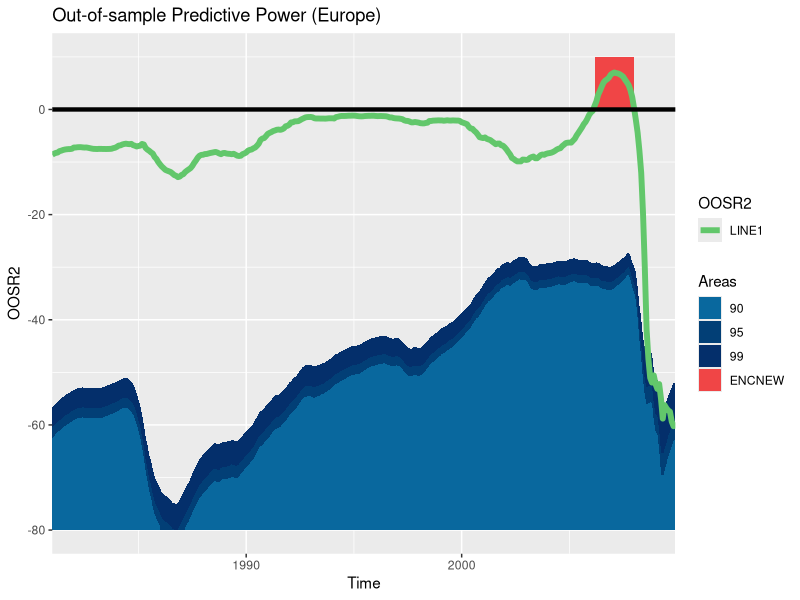

Recreate this plot in R.
setwd("C:/Users/jesper/OneDrive/Master Thesis/Data testing/rstuff/Multi")
library(ggplot2)
  x<-read.table("europe_oos.txt",header=T)
 #x<-read.table("world_oos.txt",header=T)
 #x<-read.table("asia_oos.txt",header=T)
# x<-read.table("scand_oos.txt",header=T)
#x<-read.table("us_oos.txt",header=T)



fin <- as.numeric(x[nrow(x),1])
fin <- as.numeric(paste(format(fin/1000000,digits=4)))*10000+
  ((as.numeric(paste(format(fin/1000000,digits=6)))*10000-
      as.numeric(paste(format(fin/1000000,digits=4)))*10000)*100-1)/12
date<-seq(fin-(nrow(x)*1/12)+1/12,to=fin,by=1/12)
dummy <- ifelse(x[,3]<0.05 & x[,2]>0,1,0)
x<-cbind(date,dummy,x)
subs<-subset(x,subset=dummy==1)

means<- x[,1]
sds<-x[,1]
for (i in 1:nrow(x)){
  means[i] <- apply(x[i,6:105],1,mean)
  sds[i] <- apply(x[i,6:105],1,sd)
}
upperone <- x[,1]
upperfive <- x[,1]
upperten <- x[,1]

for (i in 1:nrow(x)){
  upperone[i] <- means[i]+qt(0.995,99)*(sds[i]/sqrt(100))
  upperfive[i] <- means[i]+qt(0.975,99)*(sds[i]/sqrt(100))
  upperten[i] <- means[i]+qt(0.95,99)*(sds[i]/sqrt(100))
}

cols <- c("ENCNEW"="#f04546","LINE1"="#62c76b","99"="#042F6B","95"="#023F76","90"="#09689E")
ggplot(x,aes(x=x$date))+
  geom_rect(aes(xmin = subs[1,1], xmax = subs[nrow(subs),1],   ymin = 0, ymax = 10, fill ="ENCNEW"))+
  geom_ribbon(aes(ymax=upperone,ymin= -80, fill="99"))+
  geom_ribbon(aes(ymax=upperfive,ymin= -80, fill="95" ))+
  geom_ribbon(aes(ymax=upperten,ymin= -80, fill="90" ))+
  geom_line(aes(y=x$V2,color="LINE1"),size=2)+ylim(c(-80,10))+ 
  geom_line(y=0, size=1.5)+
  scale_colour_manual(name="OOSR2",values=cols)+
  scale_fill_manual(name=c("Areas"),values=cols) +
  labs(title = "Out-of-sample Predictive Power (Europe)",y="OOSR2",x="Time")+
  scale_x_continuous(expand = c(0,0))

